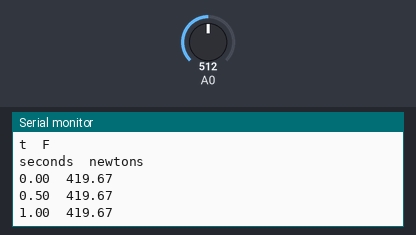
Recording of a sketch running on a simulated Arduino Uno, built with avr-gcc and run on an emulated ATmega328P. Parts: the last lines printed to the serial monitor. The test bench sets the inputs (shaded band); at power-on: A0 = 512.

Above: at 1.3 s.
1.4 s: A0 set to 716
At 2.0 s:
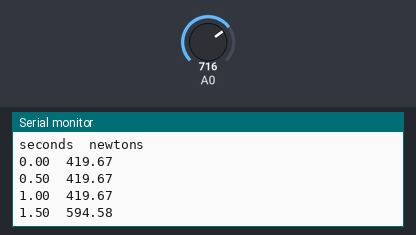
2.9 s: A0 set to 900
At 3.5 s:
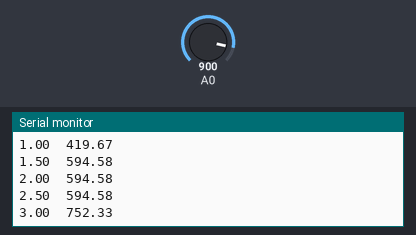
Timing chart, 0 to 5.9 s (numbered marks = the images above; inputs shaded):
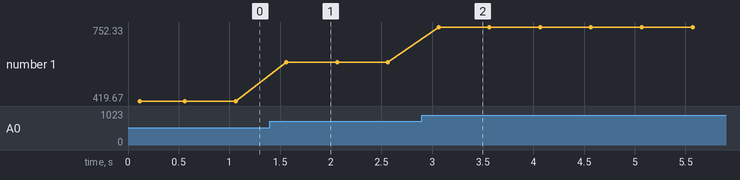

Measured:
- after the input at 1.4 s, the serial monitor: prints a new line after 0.16 s (image 1)
- after the input at 2.9 s, the serial monitor: prints a new line after 0.16 s (image 2)
- plotted number 1: 419.67 → 594.58 after the input at 1.4 s, 594.58 → 752.33 after the input at 2.9 s

The sketch:

VernierAnalogSensor.ino
```cpp
/*
VernierAnalogSensor (v 2014.09)
Reads a Vernier analog (BTA) Sensor connected to pin A0 of the Arduino.
This sketch displays the time and sensor readings on the Serial Monitor.
As written, the readings will be displayed every half second.
Change the variable TimeBetweenReadings to change the rate.

 See www.vernier.com/arduino for more information.
*/

////////////////////////////////////////
// This is the information on the sensor being used.
//See the www.vernier.com/products/sensors.
char Sensor[]="Hand Dynamometer";
float Intercept = -19.295;
float Slope = 175.416;
int TimeBetweenReadings = 500; // in ms
int ReadingNumber=0;

/////////////////////////////////////////
void setup()
{
  Serial.begin(9600); //initialize serial communication at 9600 baud
  Serial.println("Vernier Format 2");
  Serial.print(Sensor);
  Serial.print(" ");
  Serial.println("Readings taken using Ardunio");
  Serial.println("Data Set");
  Serial.print("Time");//long name
  Serial.print("\t"); //tab character
  Serial.println ("Force"); //change to match sensor
  Serial.print("t");//short name
  Serial.print("\t"); //tab character
  Serial.println ("F"); //short name, change to match sensor
  Serial.print("seconds");//units
  Serial.print("\t"); // tab character
  Serial.println ("newtons"); //change to match sensor
}
void loop()
{
float Time;

//the print below does the division first to avoid overflows
  Serial.print(ReadingNumber/1000.0*TimeBetweenReadings);
  float Count = analogRead(A0);
  float Voltage = Count / 1023 * 5.0;// convert from count to raw voltage
  float SensorReading= Intercept + Voltage * Slope; //converts voltage to sensor reading
  Serial.print("\t"); // tab character
  Serial.println(SensorReading);
  delay(TimeBetweenReadings);// delay in between reads for stability
  ReadingNumber++;
}
```
